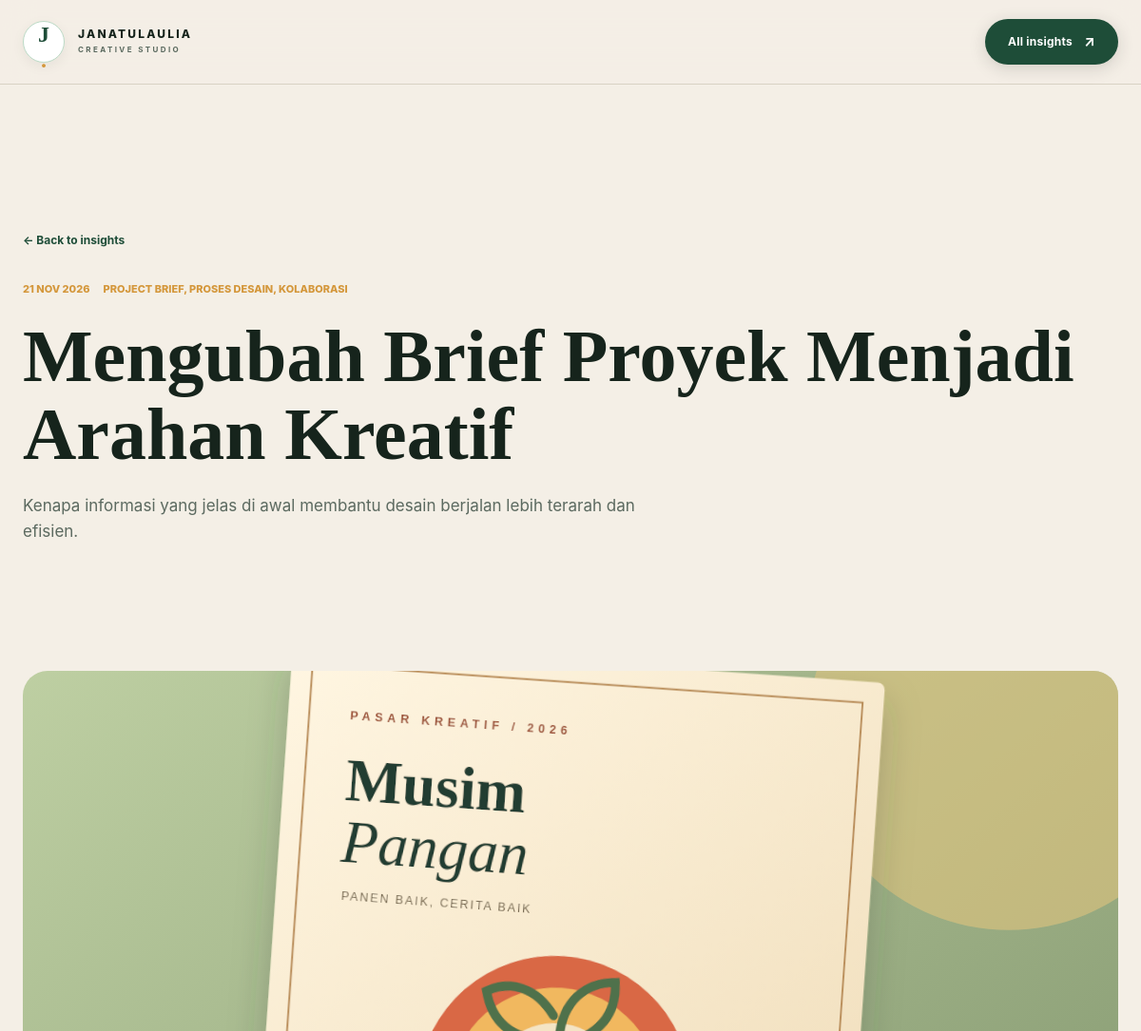
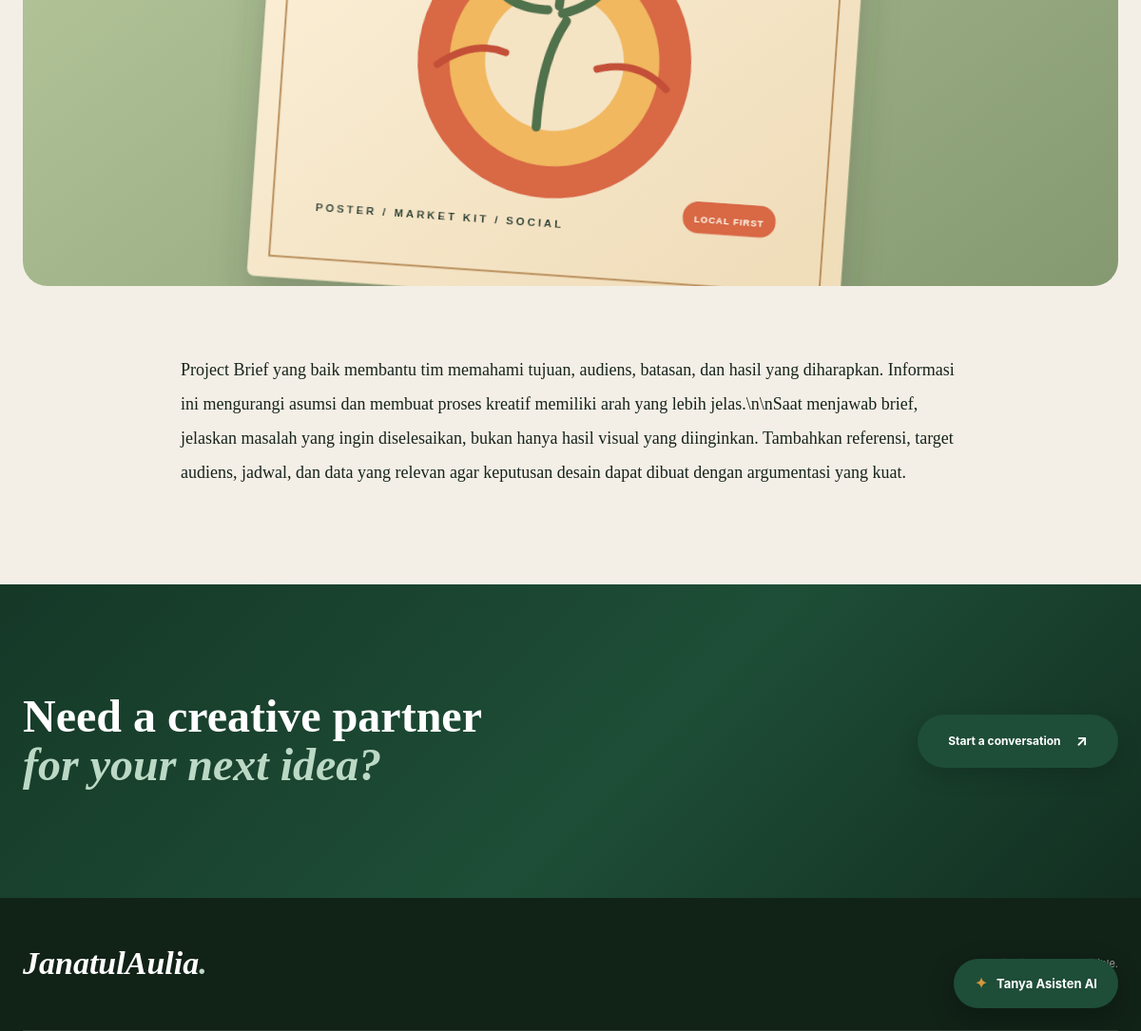
Screenshot of /article.php?slug=mengubah-brief-proyek-menjadi-arahan-kreatif with the database file from the repository (2 pictures, top to bottom).
### tables this page shows
CREATE TABLE IF NOT EXISTS `articles` (
  `id` INT UNSIGNED NOT NULL AUTO_INCREMENT,
  `created_by` INT UNSIGNED NULL DEFAULT NULL,
  `title` VARCHAR(180) NOT NULL,
  `slug` VARCHAR(200) NOT NULL,
  `excerpt` TEXT NULL,
  `content` LONGTEXT NOT NULL,
  `cover_image` VARCHAR(255) NULL DEFAULT NULL,
  `tags` TEXT NULL,
  `status` ENUM('draft','published') NOT NULL DEFAULT 'draft',
  `published_at` DATETIME NULL DEFAULT NULL,
  PRIMARY KEY (`id`),
  UNIQUE KEY `uq_articles_slug` (`slug`),
  KEY `idx_articles_created_by` (`created_by`),
  KEY `idx_articles_status` (`status`),
  KEY `idx_articles_published_at` (`published_at`),
  CONSTRAINT `fk_articles_admin`
    FOREIGN KEY (`created_by`) REFERENCES `admin_users` (`id`)
    ON UPDATE CASCADE ON DELETE SET NULL
);

### config/bootstrap.php (called while the page is built, shortened)
<?php
function e($value): string
{
    return htmlspecialchars((string)($value ?? ''), ENT_QUOTES | ENT_SUBSTITUTE, 'UTF-8');
}

### article.php (the view, shortened to what this page needs)
<?php
require_once __DIR__.'/config/bootstrap.php';
$slug=trim((string)($_GET['slug']??''));
$stmt=$pdo->prepare("SELECT * FROM articles WHERE slug=:slug AND status='published' LIMIT 1");
$stmt->execute(['slug'=>$slug]);$article=$stmt->fetch();
?>
<!doctype html><html lang="en"><head><link rel="stylesheet" href="assets/css/site.css?v=article-20261120"><link rel="stylesheet" href="assets/css/bright-theme.css?v=article-20261120"></head><body class="jas-site jas-article-page">
<header class="jas-header jas-header-light"><nav class="jas-nav"><a href="index.php" class="jas-brand"><span class="jas-brand-mark">J<span>.</span></span><span class="jas-brand-copy"><strong>JANATULAULIA</strong><small>CREATIVE STUDIO</small></span></a><a href="insight.php" class="jas-nav-cta">All insights <span>↗</span></a></nav></header>
<main><article class="jas-article"><header class="jas-wrap"><a class="jas-detail-back" href="insight.php">← Back to insights</a><div class="jas-detail-meta"><span><?=date('d M Y',strtotime($article['published_at']))?></span><?php if(!empty($article['tags'])):?><span><?=e($article['tags'])?></span><?php endif;?></div><h1><?=e($article['title'])?></h1><?php if(!empty($article['excerpt'])):?><p><?=e($article['excerpt'])?></p><?php endif;?></header><?php if(!empty($article['cover_image'])):?><div class="jas-detail-cover jas-wrap"><img src="<?=e($article['cover_image'])?>" alt="<?=e($article['title'])?>"></div><?php endif;?><div class="jas-article-content jas-wrap"><?=nl2br(e($article['content']))?></div></article>
<section class="jas-detail-cta"><div class="jas-wrap"><h2>Need a creative partner<br><em>for your next idea?</em></h2><a href="index.php#brief" class="jas-button jas-button-lime">Start a conversation <span>↗</span></a></div></section></main>
<footer class="jas-footer"><div class="jas-wrap jas-footer-top"><a href="index.php" class="jas-footer-brand">JanatulAulia<span>.</span></a><p>Creative ideas, made visible.</p></div></footer><?php require __DIR__.'/partials/chat_widget.php';?></body></html>

### partials/chat_widget.php (shortened to what this page needs)
<div id="studio-chat" class="fixed bottom-5 right-5 z-50 font-sans">
  <button id="studio-chat-toggle" type="button" class="flex items-center gap-2 rounded-full bg-[#17211f] px-5 py-4 text-sm font-semibold text-white shadow-xl transition hover:bg-[#2a3b34]" aria-expanded="false" aria-controls="studio-chat-panel">
    <span aria-hidden="true">✦</span><span>Tanya Asisten AI</span>
  </button>
</div>

### assets/css/site.css (style rules this page uses)
:root { --color-background: #FBFAF7; --color-surface: #FFFFFF; --color-surface-soft: #F1F3EC; --color-primary: #496E58; --color-primary-hover: #365642; --color-sage: #C9DFCF; --color-peach: #E8B29F; --color-text: #26372D; --color-muted: #777F78; --color-border: #E6E8E1; --font-serif: 'Playfair Display', Georgia, 'Times New Roman', serif; --font-sans: 'DM Sans', 'Manrope', -apple-system, BlinkMacSystemFont, 'Segoe UI', Roboto, sans-serif; --radius-sm: 10px; --radius-md: 16px; --radius-lg: 24px; --radius-xl: 32px; --radius-pill: 9999px; --shadow-soft: 0 8px 30px rgba(38, 55, 45, 0.06); --shadow-elevated: 0 16px 40px rgba(38, 55, 45, 0.08); --shadow-float: 0 24px 60px rgba(38, 55, 45, 0.12); --jas-ink: var(--color-text); --jas-ink-2: #34483C; --jas-paper: var(--color-background); --jas-paper-2: var(--color-surface-soft); --jas-white: var(--color-surface); --jas-lime: var(--color-primary); --jas-lime-dark: var(--color-primary-hover); --jas-orange: var(--color-peach); --jas-muted: var(--color-muted); --jas-line: var(--color-border); --jas-serif: var(--font-serif); --jas-sans: var(--font-sans); }
*, *::before, *::after { box-sizing: border-box; }
html { scroll-behavior: smooth; scroll-padding-top: 88px; }
body { margin: 0; font-family: var(--jas-sans); background: var(--jas-paper); color: var(--jas-ink); -webkit-font-smoothing: antialiased; -moz-osx-font-smoothing: grayscale; }
a { color: inherit; text-decoration: none; }
button, input, select, textarea { font: inherit; }
img { display: block; max-width: 100%; }
.jas-wrap { width: min(1200px, calc(100% - 64px)); margin-inline: auto; }
.jas-header { position: absolute; z-index: 30; top: 0; left: 0; right: 0; color: var(--color-text); }
.jas-nav { width: min(1320px, calc(100% - 64px)); height: 94px; margin: auto; display: flex; align-items: center; justify-content: space-between; border-bottom: 1px solid var(--color-border); }
.jas-brand { display: flex; align-items: center; gap: 12px; }
.jas-brand-mark { width: 42px; height: 42px; border: 1.5px solid var(--color-sage); border-radius: 50%; display: grid; place-items: center; font: 24px var(--jas-serif); color: var(--color-primary); background: #FFFFFF; position: relative; }
.jas-brand-mark span { color: var(--color-peach); }
.jas-brand-copy { display: flex; flex-direction: column; gap: 4px; }
.jas-brand-copy strong { font-size: 11px; letter-spacing: .19em; color: var(--color-text); }
.jas-brand-copy small { font-size: 8px; letter-spacing: .34em; color: var(--color-muted); }
.jas-nav-cta { display: inline-flex; align-items: center; gap: 24px; padding: 13px 20px; background: var(--color-primary); color: #FFFFFF; font-size: 11px; font-weight: 800; border-radius: var(--radius-pill); transition: transform .2s, background .2s; }
.jas-nav-cta span { font-size: 16px; }
.jas-button { display: inline-flex; align-items: center; justify-content: space-between; gap: 24px; padding: 15px 28px; font-size: 11px; font-weight: 800; border-radius: var(--radius-pill); transition: transform .2s, box-shadow .2s; }
.jas-button-lime { background: var(--color-primary); color: #FFFFFF; }
.jas-button span { font-size: 17px; }
.jas-footer { background: var(--color-text); color: #FFFFFF; }
.jas-footer-top { min-height: 140px; display: flex; align-items: center; justify-content: space-between; gap: 20px; border-bottom: 1px solid rgba(255, 255, 255, .14); }
.jas-footer-brand { font: italic 34px var(--jas-serif); color: #FFFFFF; }
.jas-footer-brand span { color: var(--color-sage); }
.jas-footer-top p { font-size: 11px; color: rgba(255, 255, 255, .55); }
#studio-chat { position: fixed !important; right: 20px !important; bottom: 20px !important; z-index: 99999 !important; font-family: var(--jas-sans) !important; }
#studio-chat-toggle { display: flex; align-items: center; justify-content: center; gap: 10px; margin-left: auto; border: 0; border-radius: var(--radius-pill); padding: 14px 22px; background: var(--color-primary); color: #FFFFFF; font-size: 13px; font-weight: 700; box-shadow: 0 8px 25px rgba(38, 55, 45, .2); cursor: pointer; transition: transform .2s, background .2s; }

### rows the page displays
articles: published_at "21 NOV 2026", tags "PROJECT BRIEF, PROSES DESAIN, KOLABORASI", title "Mengubah Brief Proyek Menjadi Arahan Kreatif", excerpt "Kenapa informasi yang jelas di awal membantu desain berjalan lebih terarah dan efisien.", cover_image (picture), content "Project Brief yang baik membantu tim memahami tujuan, audiens, batasan, dan hasil yang diharapkan. Informasi ini mengurangi asumsi dan membuat proses kreatif memiliki arah yang lebih jelas.\\n\\nSaat menjawab brief, jelaskan masalah yang ingin diselesaikan, bukan hanya hasil visual yang diinginkan. Tambahkan referensi, target audiens, jadwal, dan data yang relevan agar keputusan desain dapat dibuat dengan argumentasi yang kuat."
